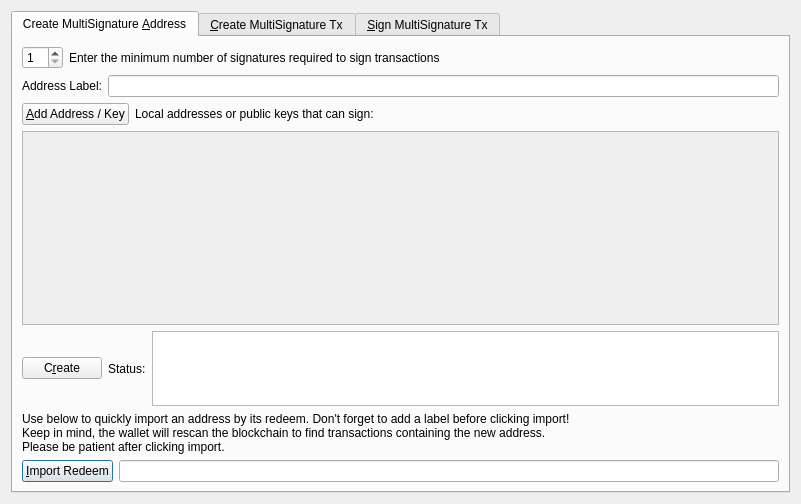
<?xml version="1.0" encoding="UTF-8"?>
<ui version="4.0">
 <class>MultisigDialog</class>
 <widget class="QDialog" name="MultisigDialog">
  <property name="geometry">
   <rect>
    <x>0</x>
    <y>0</y>
    <width>801</width>
    <height>504</height>
   </rect>
  </property>
  <property name="sizePolicy">
   <sizepolicy hsizetype="Fixed" vsizetype="Fixed">
    <horstretch>0</horstretch>
    <verstretch>0</verstretch>
   </sizepolicy>
  </property>
  <property name="windowTitle">
   <string>Multisignature Address Interactions</string>
  </property>
  <layout class="QVBoxLayout" name="verticalLayout_8">
   <item>
    <widget class="QTabWidget" name="multisigTabWidget">
     <property name="styleSheet">
      <string notr="true">QScrollArea{border: 1px solid #5b4c7c;}
QFrame{background-color:#f2f0f0;}
QLabel{background-color:#ffffff;}
QFrame &gt; QLabel{background-color:#f2f0f0;}</string>
     </property>
     <property name="currentIndex">
      <number>0</number>
     </property>
     <widget class="QWidget" name="addMultisigTab">
      <property name="sizePolicy">
       <sizepolicy hsizetype="Minimum" vsizetype="Minimum">
        <horstretch>0</horstretch>
        <verstretch>0</verstretch>
       </sizepolicy>
      </property>
      <attribute name="title">
       <string>Create MultiSignature &amp;Address</string>
      </attribute>
      <layout class="QVBoxLayout" name="verticalLayout">
       <item>
        <layout class="QHBoxLayout" name="enterMLayout">
         <item>
          <widget class="QSpinBox" name="enterMSpinbox">
           <property name="sizePolicy">
            <sizepolicy hsizetype="Fixed" vsizetype="Fixed">
             <horstretch>0</horstretch>
             <verstretch>0</verstretch>
            </sizepolicy>
           </property>
           <property name="toolTip">
            <string>How many people must sign to verify a transaction</string>
           </property>
           <property name="minimum">
            <number>1</number>
           </property>
           <property name="maximum">
            <number>16</number>
           </property>
           <property name="value">
            <number>1</number>
           </property>
          </widget>
         </item>
         <item>
          <widget class="QLabel" name="enterMLabel">
           <property name="text">
            <string>Enter the minimum number of signatures required to sign transactions</string>
           </property>
          </widget>
         </item>
        </layout>
       </item>
       <item>
        <layout class="QHBoxLayout" name="addressLabelLayout">
         <item>
          <widget class="QLabel" name="addressLableLabel">
           <property name="text">
            <string>Address Label:</string>
           </property>
          </widget>
         </item>
         <item>
          <widget class="QLineEdit" name="multisigAddressLabel"/>
         </item>
        </layout>
       </item>
       <item>
        <layout class="QHBoxLayout" name="addAddressLayout">
         <item>
          <widget class="QPushButton" name="addAddressButton">
           <property name="toolTip">
            <string>Add another address that could sign to verify a transaction from the multisig address.</string>
           </property>
           <property name="text">
            <string>&amp;Add Address / Key</string>
           </property>
           <property name="icon">
            <iconset resource="../tpwr.qrc">
             <normaloff>:/icons/add</normaloff>:/icons/add</iconset>
           </property>
           <property name="autoDefault">
            <bool>false</bool>
           </property>
          </widget>
         </item>
         <item>
          <widget class="QLabel" name="addAddressLabel">
           <property name="sizePolicy">
            <sizepolicy hsizetype="Preferred" vsizetype="Fixed">
             <horstretch>0</horstretch>
             <verstretch>0</verstretch>
            </sizepolicy>
           </property>
           <property name="text">
            <string>Local addresses or public keys that can sign:</string>
           </property>
          </widget>
         </item>
         <item>
          <spacer name="addAddressSpacer_2">
           <property name="orientation">
            <enum>Qt::Horizontal</enum>
           </property>
           <property name="sizeHint" stdset="0">
            <size>
             <width>40</width>
             <height>10</height>
            </size>
           </property>
          </spacer>
         </item>
        </layout>
       </item>
       <item>
        <widget class="QScrollArea" name="addAddressScrollArea">
         <property name="sizePolicy">
          <sizepolicy hsizetype="Preferred" vsizetype="Expanding">
           <horstretch>0</horstretch>
           <verstretch>0</verstretch>
          </sizepolicy>
         </property>
         <property name="widgetResizable">
          <bool>true</bool>
         </property>
         <widget class="QWidget" name="addAddressWidget">
          <property name="geometry">
           <rect>
            <x>0</x>
            <y>0</y>
            <width>759</width>
            <height>165</height>
           </rect>
          </property>
          <layout class="QVBoxLayout" name="verticalLayout_5">
           <item>
            <layout class="QVBoxLayout" name="addressList"/>
           </item>
           <item>
            <spacer name="verticalSpacer">
             <property name="orientation">
              <enum>Qt::Vertical</enum>
             </property>
             <property name="sizeHint" stdset="0">
              <size>
               <width>20</width>
               <height>40</height>
              </size>
             </property>
            </spacer>
           </item>
          </layout>
         </widget>
        </widget>
       </item>
       <item>
        <layout class="QHBoxLayout" name="addMultisigLayout">
         <item>
          <widget class="QPushButton" name="addMultisigButton">
           <property name="sizePolicy">
            <sizepolicy hsizetype="Preferred" vsizetype="Fixed">
             <horstretch>0</horstretch>
             <verstretch>0</verstretch>
            </sizepolicy>
           </property>
           <property name="toolTip">
            <string>Create a new multisig address</string>
           </property>
           <property name="toolTipDuration">
            <number>-3</number>
           </property>
           <property name="text">
            <string>C&amp;reate</string>
           </property>
           <property name="icon">
            <iconset resource="../tpwr.qrc">
             <normaloff>:/icons/filesave</normaloff>:/icons/filesave</iconset>
           </property>
           <property name="autoDefault">
            <bool>false</bool>
           </property>
          </widget>
         </item>
         <item>
          <widget class="QLabel" name="label">
           <property name="text">
            <string>Status:</string>
           </property>
          </widget>
         </item>
         <item>
          <widget class="QTextEdit" name="addMultisigStatus">
           <property name="sizePolicy">
            <sizepolicy hsizetype="Expanding" vsizetype="Fixed">
             <horstretch>0</horstretch>
             <verstretch>0</verstretch>
            </sizepolicy>
           </property>
           <property name="maximumSize">
            <size>
             <width>16777215</width>
             <height>75</height>
            </size>
           </property>
           <property name="readOnly">
            <bool>true</bool>
           </property>
           <property name="textInteractionFlags">
            <set>Qt::TextSelectableByKeyboard|Qt::TextSelectableByMouse</set>
           </property>
          </widget>
         </item>
        </layout>
       </item>
       <item>
        <widget class="QLabel" name="label_2">
         <property name="sizePolicy">
          <sizepolicy hsizetype="Preferred" vsizetype="Preferred">
           <horstretch>0</horstretch>
           <verstretch>0</verstretch>
          </sizepolicy>
         </property>
         <property name="text">
          <string>Use below to quickly import an address by its redeem. Don't forget to add a label before clicking import!
Keep in mind, the wallet will rescan the blockchain to find transactions containing the new address.
Please be patient after clicking import.</string>
         </property>
         <property name="scaledContents">
          <bool>false</bool>
         </property>
         <property name="wordWrap">
          <bool>true</bool>
         </property>
        </widget>
       </item>
       <item>
        <layout class="QHBoxLayout" name="importLayout">
         <item>
          <widget class="QPushButton" name="importAddressButton">
           <property name="sizePolicy">
            <sizepolicy hsizetype="Fixed" vsizetype="Fixed">
             <horstretch>0</horstretch>
             <verstretch>0</verstretch>
            </sizepolicy>
           </property>
           <property name="text">
            <string>&amp;Import Redeem</string>
           </property>
           <property name="icon">
            <iconset resource="../tpwr.qrc">
             <normaloff>:/icons/receiving_addresses</normaloff>:/icons/receiving_addresses</iconset>
           </property>
          </widget>
         </item>
         <item>
          <widget class="QLineEdit" name="importRedeem">
           <property name="sizePolicy">
            <sizepolicy hsizetype="Preferred" vsizetype="Fixed">
             <horstretch>0</horstretch>
             <verstretch>0</verstretch>
            </sizepolicy>
           </property>
          </widget>
         </item>
        </layout>
       </item>
      </layout>
     </widget>
     <widget class="QWidget" name="createTransactionTab">
      <attribute name="title">
       <string>&amp;Create MultiSignature Tx</string>
      </attribute>
      <layout class="QVBoxLayout" name="verticalLayout_3">
       <item>
        <layout class="QHBoxLayout" name="horizontalLayout_2">
         <item>
          <layout class="QVBoxLayout" name="createTxLayout">
           <item>
            <layout class="QHBoxLayout" name="addTxInputLayout">
             <item>
              <widget class="QLabel" name="addTxInputLabel">
               <property name="sizePolicy">
                <sizepolicy hsizetype="Fixed" vsizetype="Preferred">
                 <horstretch>0</horstretch>
                 <verstretch>0</verstretch>
                </sizepolicy>
               </property>
               <property name="text">
                <string>Inputs:</string>
               </property>
              </widget>
             </item>
             <item>
              <widget class="QPushButton" name="pushButtonCoinControl">
               <property name="sizePolicy">
                <sizepolicy hsizetype="Preferred" vsizetype="Fixed">
                 <horstretch>0</horstretch>
                 <verstretch>0</verstretch>
                </sizepolicy>
               </property>
               <property name="text">
                <string>Coin Control</string>
               </property>
              </widget>
             </item>
             <item>
              <layout class="QFormLayout" name="formLayout_2">
               <property name="rightMargin">
                <number>10</number>
               </property>
               <item row="0" column="0">
                <widget class="QLabel" name="labelQuantity">
                 <property name="text">
                  <string>Quantity Selected:</string>
                 </property>
                </widget>
               </item>
               <item row="0" column="1">
                <widget class="QLabel" name="labelQuantity_int">
                 <property name="text">
                  <string>0</string>
                 </property>
                </widget>
               </item>
               <item row="1" column="0">
                <widget class="QLabel" name="labelAmount">
                 <property name="text">
                  <string>Amount:</string>
                 </property>
                </widget>
               </item>
               <item row="1" column="1">
                <widget class="QLabel" name="labelAmount_int">
                 <property name="text">
                  <string>0</string>
                 </property>
                </widget>
               </item>
              </layout>
             </item>
             <item>
              <widget class="QPushButton" name="addInputButton">
               <property name="sizePolicy">
                <sizepolicy hsizetype="Preferred" vsizetype="Fixed">
                 <horstretch>0</horstretch>
                 <verstretch>0</verstretch>
                </sizepolicy>
               </property>
               <property name="toolTip">
                <string>Add an input to fund the outputs</string>
               </property>
               <property name="text">
                <string>Add a Raw Input</string>
               </property>
               <property name="icon">
                <iconset resource="../tpwr.qrc">
                 <normaloff>:/css/default</normaloff>:/css/default</iconset>
               </property>
              </widget>
             </item>
            </layout>
           </item>
           <item>
            <widget class="QScrollArea" name="txInputsScrollArea">
             <property name="sizePolicy">
              <sizepolicy hsizetype="Preferred" vsizetype="Expanding">
               <horstretch>0</horstretch>
               <verstretch>0</verstretch>
              </sizepolicy>
             </property>
             <property name="widgetResizable">
              <bool>true</bool>
             </property>
             <widget class="QWidget" name="txInputsWidget">
              <property name="geometry">
               <rect>
                <x>0</x>
                <y>0</y>
                <width>98</width>
                <height>28</height>
               </rect>
              </property>
              <layout class="QVBoxLayout" name="verticalLayout_7">
               <item>
                <layout class="QVBoxLayout" name="inputsList"/>
               </item>
               <item>
                <spacer name="txInputsSpacer">
                 <property name="orientation">
                  <enum>Qt::Vertical</enum>
                 </property>
                 <property name="sizeHint" stdset="0">
                  <size>
                   <width>20</width>
                   <height>40</height>
                  </size>
                 </property>
                </spacer>
               </item>
              </layout>
             </widget>
            </widget>
           </item>
           <item>
            <layout class="QHBoxLayout" name="addDestinationLayout">
             <item>
              <widget class="QLabel" name="addDestinationLabel">
               <property name="text">
                <string>Address / Amount:</string>
               </property>
              </widget>
             </item>
             <item>
              <widget class="QPushButton" name="addDestinationButton">
               <property name="sizePolicy">
                <sizepolicy hsizetype="Fixed" vsizetype="Fixed">
                 <horstretch>0</horstretch>
                 <verstretch>0</verstretch>
                </sizepolicy>
               </property>
               <property name="toolTip">
                <string>Add destinations to send TPWR to</string>
               </property>
               <property name="text">
                <string>Add &amp;Destination</string>
               </property>
               <property name="icon">
                <iconset resource="../tpwr.qrc">
                 <normaloff>:/icons/add</normaloff>:/icons/add</iconset>
               </property>
              </widget>
             </item>
             <item>
              <spacer name="addDestinationHorizontalSpacer">
               <property name="orientation">
                <enum>Qt::Horizontal</enum>
               </property>
               <property name="sizeHint" stdset="0">
                <size>
                 <width>40</width>
                 <height>20</height>
                </size>
               </property>
              </spacer>
             </item>
            </layout>
           </item>
           <item>
            <widget class="QScrollArea" name="destionationsScrollArea">
             <property name="sizePolicy">
              <sizepolicy hsizetype="Expanding" vsizetype="Expanding">
               <horstretch>0</horstretch>
               <verstretch>0</verstretch>
              </sizepolicy>
             </property>
             <property name="widgetResizable">
              <bool>true</bool>
             </property>
             <widget class="QWidget" name="destinationsScrollAreaContents">
              <property name="geometry">
               <rect>
                <x>0</x>
                <y>0</y>
                <width>98</width>
                <height>28</height>
               </rect>
              </property>
              <layout class="QVBoxLayout" name="verticalLayout_11">
               <item>
                <layout class="QVBoxLayout" name="destinationsList"/>
               </item>
               <item>
                <spacer name="destinationsSpacer">
                 <property name="orientation">
                  <enum>Qt::Vertical</enum>
                 </property>
                 <property name="sizeHint" stdset="0">
                  <size>
                   <width>20</width>
                   <height>20</height>
                  </size>
                 </property>
                </spacer>
               </item>
              </layout>
             </widget>
            </widget>
           </item>
           <item>
            <layout class="QHBoxLayout" name="horizontalLayout_4">
             <item>
              <widget class="QPushButton" name="createButton">
               <property name="sizePolicy">
                <sizepolicy hsizetype="Fixed" vsizetype="Fixed">
                 <horstretch>0</horstretch>
                 <verstretch>0</verstretch>
                </sizepolicy>
               </property>
               <property name="minimumSize">
                <size>
                 <width>150</width>
                 <height>0</height>
                </size>
               </property>
               <property name="toolTip">
                <string>Create a transaction object using the given inputs to the given outputs</string>
               </property>
               <property name="text">
                <string>Cr&amp;eate</string>
               </property>
               <property name="icon">
                <iconset resource="../tpwr.qrc">
                 <normaloff>:/icons/export</normaloff>:/icons/export</iconset>
               </property>
               <property name="autoDefault">
                <bool>false</bool>
               </property>
               <property name="default">
                <bool>true</bool>
               </property>
              </widget>
             </item>
             <item>
              <widget class="QLabel" name="createButtonLabel">
               <property name="sizePolicy">
                <sizepolicy hsizetype="Fixed" vsizetype="Preferred">
                 <horstretch>0</horstretch>
                 <verstretch>0</verstretch>
                </sizepolicy>
               </property>
               <property name="text">
                <string>Status:</string>
               </property>
               <property name="alignment">
                <set>Qt::AlignRight|Qt::AlignTrailing|Qt::AlignVCenter</set>
               </property>
              </widget>
             </item>
             <item>
              <widget class="QTextEdit" name="createButtonStatus">
               <property name="sizePolicy">
                <sizepolicy hsizetype="Expanding" vsizetype="Minimum">
                 <horstretch>0</horstretch>
                 <verstretch>0</verstretch>
                </sizepolicy>
               </property>
               <property name="maximumSize">
                <size>
                 <width>16777215</width>
                 <height>16777215</height>
                </size>
               </property>
               <property name="readOnly">
                <bool>true</bool>
               </property>
               <property name="html">
                <string>&lt;!DOCTYPE HTML PUBLIC &quot;-//W3C//DTD HTML 4.0//EN&quot; &quot;http://www.w3.org/TR/REC-html40/strict.dtd&quot;&gt;
&lt;html&gt;&lt;head&gt;&lt;meta name=&quot;qrichtext&quot; content=&quot;1&quot; /&gt;&lt;style type=&quot;text/css&quot;&gt;
p, li { white-space: pre-wrap; }
&lt;/style&gt;&lt;/head&gt;&lt;body style=&quot; font-family:'Noto Sans'; font-size:9pt; font-weight:400; font-style:normal;&quot;&gt;
&lt;p style=&quot;-qt-paragraph-type:empty; margin-top:0px; margin-bottom:0px; margin-left:0px; margin-right:0px; -qt-block-indent:0; text-indent:0px;&quot;&gt;&lt;br /&gt;&lt;/p&gt;&lt;/body&gt;&lt;/html&gt;</string>
               </property>
              </widget>
             </item>
            </layout>
           </item>
          </layout>
         </item>
         <item>
          <layout class="QHBoxLayout" name="horizontalLayout_3"/>
         </item>
        </layout>
       </item>
      </layout>
     </widget>
     <widget class="QWidget" name="signMultisigTransaction">
      <property name="styleSheet">
       <string notr="true">txScrollArea:{
	border: 1px solid #5b4c7c;
}
keyScrollArea:{
	border: 1px solid #5b4c7c;
}
txScrollArea:{
	border: 1px solid #5b4c7c;
}</string>
      </property>
      <attribute name="title">
       <string>&amp;Sign MultiSignature Tx</string>
      </attribute>
      <layout class="QVBoxLayout" name="verticalLayout_4">
       <item>
        <layout class="QHBoxLayout" name="transactionHexLayout">
         <item>
          <widget class="QLabel" name="transactionHexLabel">
           <property name="text">
            <string>Transaction Hex:</string>
           </property>
          </widget>
         </item>
         <item>
          <widget class="QLineEdit" name="transactionHex">
           <property name="toolTip">
            <string/>
           </property>
          </widget>
         </item>
        </layout>
       </item>
       <item>
        <layout class="QHBoxLayout" name="horizontalLayout">
         <item>
          <layout class="QVBoxLayout" name="verticalLayout_2">
           <item>
            <layout class="QHBoxLayout" name="horizontalLayout_7">
             <item>
              <widget class="QPushButton" name="signButton">
               <property name="sizePolicy">
                <sizepolicy hsizetype="Preferred" vsizetype="Fixed">
                 <horstretch>0</horstretch>
                 <verstretch>0</verstretch>
                </sizepolicy>
               </property>
               <property name="minimumSize">
                <size>
                 <width>150</width>
                 <height>0</height>
                </size>
               </property>
               <property name="toolTip">
                <string>Sign the transaction from this wallet or from provided private keys</string>
               </property>
               <property name="text">
                <string>S&amp;ign</string>
               </property>
               <property name="icon">
                <iconset resource="../tpwr.qrc">
                 <normaloff>:/icons/edit</normaloff>:/icons/edit</iconset>
               </property>
               <property name="autoDefault">
                <bool>false</bool>
               </property>
               <property name="default">
                <bool>true</bool>
               </property>
              </widget>
             </item>
             <item>
              <widget class="QPushButton" name="commitButton">
               <property name="enabled">
                <bool>false</bool>
               </property>
               <property name="sizePolicy">
                <sizepolicy hsizetype="Preferred" vsizetype="Fixed">
                 <horstretch>0</horstretch>
                 <verstretch>0</verstretch>
                </sizepolicy>
               </property>
               <property name="toolTip">
                <string>&lt;html&gt;&lt;head/&gt;&lt;body&gt;&lt;p&gt;DISABLED until transaction has been signed enough times.&lt;/p&gt;&lt;/body&gt;&lt;/html&gt;</string>
               </property>
               <property name="autoFillBackground">
                <bool>false</bool>
               </property>
               <property name="text">
                <string>Co&amp;mmit</string>
               </property>
               <property name="icon">
                <iconset resource="../tpwr.qrc">
                 <normaloff>:/icons/send</normaloff>:/icons/send</iconset>
               </property>
               <property name="autoDefault">
                <bool>true</bool>
               </property>
              </widget>
             </item>
             <item>
              <layout class="QHBoxLayout" name="addPrivKeyLayout">
               <item>
                <widget class="QPushButton" name="addPrivKeyButton">
                 <property name="sizePolicy">
                  <sizepolicy hsizetype="Fixed" vsizetype="Fixed">
                   <horstretch>0</horstretch>
                   <verstretch>0</verstretch>
                  </sizepolicy>
                 </property>
                 <property name="toolTip">
                  <string>Add private keys to sign the transaction with</string>
                 </property>
                 <property name="text">
                  <string>Add Private &amp;Key</string>
                 </property>
                 <property name="icon">
                  <iconset resource="../tpwr.qrc">
                   <normaloff>:/icons/add</normaloff>:/icons/add</iconset>
                 </property>
                </widget>
               </item>
               <item>
                <widget class="QLabel" name="addPrivKeyLabel">
                 <property name="text">
                  <string>Sign with only private keys (Not Recommened)</string>
                 </property>
                </widget>
               </item>
              </layout>
             </item>
            </layout>
           </item>
           <item>
            <layout class="QHBoxLayout" name="horizontalLayout_5">
             <item>
              <widget class="QLabel" name="signButtonStatusLabel">
               <property name="text">
                <string>Status:</string>
               </property>
              </widget>
             </item>
             <item>
              <widget class="QTextEdit" name="signButtonStatus">
               <property name="sizePolicy">
                <sizepolicy hsizetype="Expanding" vsizetype="Preferred">
                 <horstretch>0</horstretch>
                 <verstretch>0</verstretch>
                </sizepolicy>
               </property>
               <property name="maximumSize">
                <size>
                 <width>16777215</width>
                 <height>16777215</height>
                </size>
               </property>
               <property name="verticalScrollBarPolicy">
                <enum>Qt::ScrollBarAsNeeded</enum>
               </property>
               <property name="readOnly">
                <bool>true</bool>
               </property>
               <property name="textInteractionFlags">
                <set>Qt::TextSelectableByKeyboard|Qt::TextSelectableByMouse</set>
               </property>
              </widget>
             </item>
            </layout>
           </item>
           <item>
            <widget class="QScrollArea" name="keyScrollArea">
             <property name="sizePolicy">
              <sizepolicy hsizetype="Expanding" vsizetype="Expanding">
               <horstretch>0</horstretch>
               <verstretch>0</verstretch>
              </sizepolicy>
             </property>
             <property name="widgetResizable">
              <bool>true</bool>
             </property>
             <widget class="QWidget" name="keyScrollAreaContents">
              <property name="geometry">
               <rect>
                <x>0</x>
                <y>0</y>
                <width>98</width>
                <height>28</height>
               </rect>
              </property>
              <layout class="QVBoxLayout" name="verticalLayout_9">
               <item>
                <layout class="QVBoxLayout" name="keyList"/>
               </item>
               <item>
                <spacer name="keySpacer">
                 <property name="orientation">
                  <enum>Qt::Vertical</enum>
                 </property>
                 <property name="sizeHint" stdset="0">
                  <size>
                   <width>20</width>
                   <height>40</height>
                  </size>
                 </property>
                </spacer>
               </item>
              </layout>
             </widget>
            </widget>
           </item>
          </layout>
         </item>
        </layout>
       </item>
       <item>
        <spacer name="verticalSpacer_2">
         <property name="orientation">
          <enum>Qt::Vertical</enum>
         </property>
         <property name="sizeHint" stdset="0">
          <size>
           <width>20</width>
           <height>40</height>
          </size>
         </property>
        </spacer>
       </item>
      </layout>
     </widget>
    </widget>
   </item>
  </layout>
 </widget>
 <resources>
  <include location="../tpwr.qrc"/>
 </resources>
 <connections/>
</ui>
